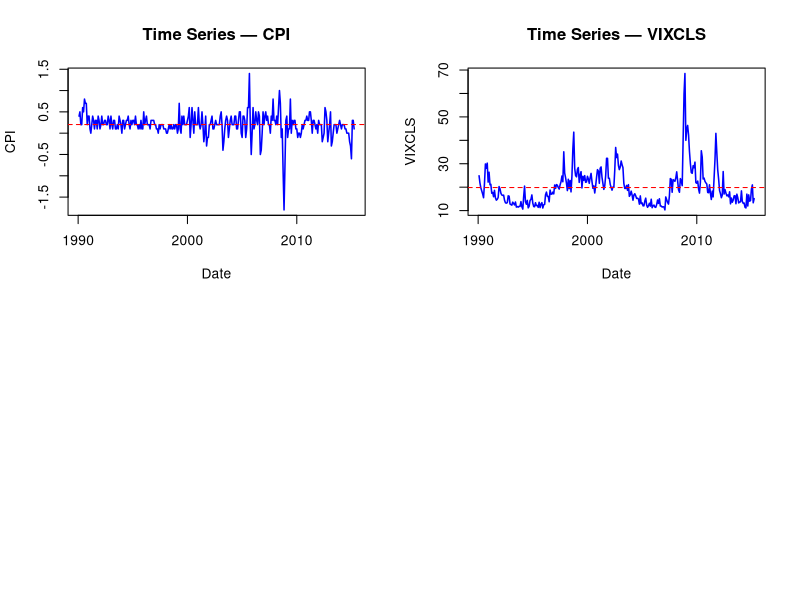

Write R code to recreate this figure. (Note: this script raises an error after producing the figure.)
train_end   <- c(2015, 4)
holdout_start <- c(2015, 5)

data <- read.csv("data/processed/cleanedData.csv")

# FIX: Parse "YYYY-MM" dates by appending "-01" so as.Date() can read them
data$observation_date <- as.Date(paste0(data$observation_date, "-01"))

data_ts <- ts(data$sp500_ret, start = c(1990,2), frequency = 12)

train   <- window(data_ts, start = c(1990,2), end = train_end)
holdout <- window(data_ts, start = holdout_start)

# Subset data to training period only
train_data <- data[1:length(train),]

vars <- c("CPI", "VIXCLS", "T10Y2Y", "INDPRO", "sp500_ret", "Gold", "Silver")

# ── Time series plots ──────────────────────────────────────────────────────────
par(mfrow = c(2, 2))

for (v in vars) {
  # FIX: Use train_data instead of train (since train is a ts object)
  x     <- na.omit(train_data[[v]]) 
  dates <- train_data$observation_date[!is.na(train_data[[v]])]
  
  plot(dates, x,
       type = "l", col = "blue", lwd = 1.5,
       xlab = "Date", ylab = v,
       main = paste("Time Series —", v))
  
  abline(h = mean(x), col = "red", lty = 2, lwd = 1)
}

par(mfrow = c(1, 1))

# ── ACF / PACF ────────────────────────────────────────────────────────────────
plot_acf_pacf <- function(var_name, df, lag.max = 36) {
  x <- na.omit(df[[var_name]])
  par(mfrow = c(1, 2))
  
  acf(x,  lag.max = lag.max,
      main = paste("ACF —", var_name),
      col = "steelblue", lwd = 2, ci.col = "firebrick")
  
  pacf(x, lag.max = lag.max,
       main = paste("PACF —", var_name),
       col = "steelblue", lwd = 2, ci.col = "firebrick")
}

for (v in vars) {
  plot_acf_pacf(v, train_data)
}

# ── Variogram function ────────────────────────────────────────────────────────
variogram <- function(y, lagmax = 10, iprint = FALSE) {
  G  <- rep(1, lagmax)
  n  <- length(y)
  if (lagmax > n) lagmax <- n - 2
  y1 <- y[-1]; y2 <- y[-n]
  d1 <- y1 - y2; denom <- var(d1)
  for (k in 2:lagmax) {
    y1 <- y[(k+1):n]; y2 <- y[1:(n-k)]
    dk <- y1 - y2
    G[k] <- var(dk) / denom
  }
  ac <- c(acf(y, plot = FALSE, lag.max = lagmax)$acf)
  H  <- (1 - ac[-1]) / (1 - ac[2])
  if (iprint) print(cbind(G, H))
  list(G = G, H = H)
}

# ── Variograms (levels) ───────────────────────────────────────────────────────
par(mfrow = c(2, 2))

for (v in vars) {
  x    <- na.omit(train_data[[v]])
  vg   <- variogram(x, lagmax = 36)
  lags <- 1:36
  
  matplot(lags, cbind(vg$G, vg$H),
          type = "b", pch = c(16, 17),
          col = c("steelblue", "darkorange"), lwd = 2,
          xlab = "Lag (months)", ylab = expression(gamma(h)),
          main = paste("Variogram —", v))
  
  abline(h = 1, col = "firebrick", lty = 2, lwd = 1.5)
  
  legend("bottomright",
         legend = c("G (empirical)", "H (stationary)"),
         col = c("steelblue", "darkorange"),
         pch = c(16, 17), lwd = 2, bty = "n")
}

par(mfrow = c(1, 1))

# ── Stationarity classification ───────────────────────────────────────────────
stationary_vars     <- c("CPI", "VIXCLS", "T10Y2Y")
non_stationary_vars <- c("Gold", "Silver", "INDPRO")
predictors          <- c(stationary_vars, non_stationary_vars)

# ── Differenced series plots ──────────────────────────────────────────────────
par(mfrow = c(2, 2))

for (v in non_stationary_vars) {
  sub <- train_data[!is.na(train_data[[v]]), c("observation_date", v)]
  sub <- sub[order(sub$observation_date), ]
  
  x          <- sub[[v]]
  dx         <- diff(x)
  dates_diff <- sub$observation_date[-1]
  
  plot(dates_diff, dx,
       type = "l", col = "steelblue", lwd = 1.5,
       xlab = "Date", ylab = paste("diff(", v, ")"),
       main = paste("Differenced —", v))
  
  abline(h = 0, col = "firebrick", lty = 2, lwd = 1)
}

par(mfrow = c(1, 1))

# ── Variograms (differenced) ──────────────────────────────────────────────────
par(mfrow = c(2, 2))

for (v in non_stationary_vars) {
  x    <- na.omit(train_data[[v]])
  dx   <- diff(x)
  vg   <- variogram(dx, lagmax = 36)
  lags <- 1:36
  
  matplot(lags, cbind(vg$G, vg$H),
          type = "b", pch = c(16, 17),
          col = c("steelblue", "darkorange"), lwd = 2,
          xlab = "Lag (months)", ylab = expression(gamma(h)),
          main = paste("Variogram diff —", v))
  
  abline(h = 1, col = "firebrick", lty = 2, lwd = 1.5)
  
  legend("bottomright",
         legend = c("G (empirical)", "H (stationary)"),
         col = c("steelblue", "darkorange"),
         pch = c(16, 17), lwd = 2, bty = "n")
}

par(mfrow = c(1, 1))

# ── CCF vs sp500_ret ──────────────────────────────────────────────────────────
sp500_train <- na.omit(train_data$sp500_ret)

for (v in predictors) {
  x <- na.omit(train_data[[v]])
  
  if (v %in% non_stationary_vars) {
    x             <- diff(x)
    # FIX: Drop first element to align lengths instead of double differencing returns
    sp500_aligned <- sp500_train[-1]
    label         <- paste0("diff(", v, ")")
  } else {
    sp500_aligned <- sp500_train
    label         <- v
  }
  
  min_len       <- min(length(x), length(sp500_aligned))
  x             <- tail(x, min_len)
  sp500_aligned <- tail(sp500_aligned, min_len)
  
  ccf(x, sp500_aligned,
      lag.max = 24, col = "steelblue", lwd = 2, ci.col = "firebrick",
      main = paste("CCF —", label, "vs sp500_ret"),
      ylab = "CCF", xlab = "Lag (months)")
}

par(mfrow = c(1, 1))

# ── CCF log-diff(VIXCLS) vs SP500 ────────────────────────────────────────────
d1 <- na.omit(train_data[, c("observation_date", "VIXCLS", "sp500_ret")])
d1 <- d1[order(d1$observation_date), ]

vix_ld <- diff(log(d1$VIXCLS))
# FIX: Align index without double-differencing S&P 500 returns
sp1    <- d1$sp500_ret[-1] 
min1   <- min(length(vix_ld), length(sp1))

ccf(tail(vix_ld, min1), tail(sp1, min1),
    lag.max = 24,
    main = "CCF — log-diff(VIXCLS) vs SP500",
    ylab = "CCF", xlab = "Lag (months)",
    col = "pink", lwd = 2, ci.col = "firebrick")

# ── CCF log-diff(INDPRO) vs SP500 ────────────────────────────────────────────
d2 <- na.omit(train_data[, c("observation_date", "INDPRO", "sp500_ret")])
d2 <- d2[order(d2$observation_date), ]

indpro_ld <- diff(log(d2$INDPRO))
# FIX: Align index without double-differencing S&P 500 returns
sp2       <- d2$sp500_ret[-1]
min2      <- min(length(indpro_ld), length(sp2))

ccf(tail(indpro_ld, min2), tail(sp2, min2),
    lag.max = 24,
    main = "CCF — log-diff(INDPRO) vs SP500",
    ylab = "CCF", xlab = "Lag (months)",
    col = "steelblue", lwd = 2, ci.col = "firebrick")

par(mfrow = c(1, 1))
